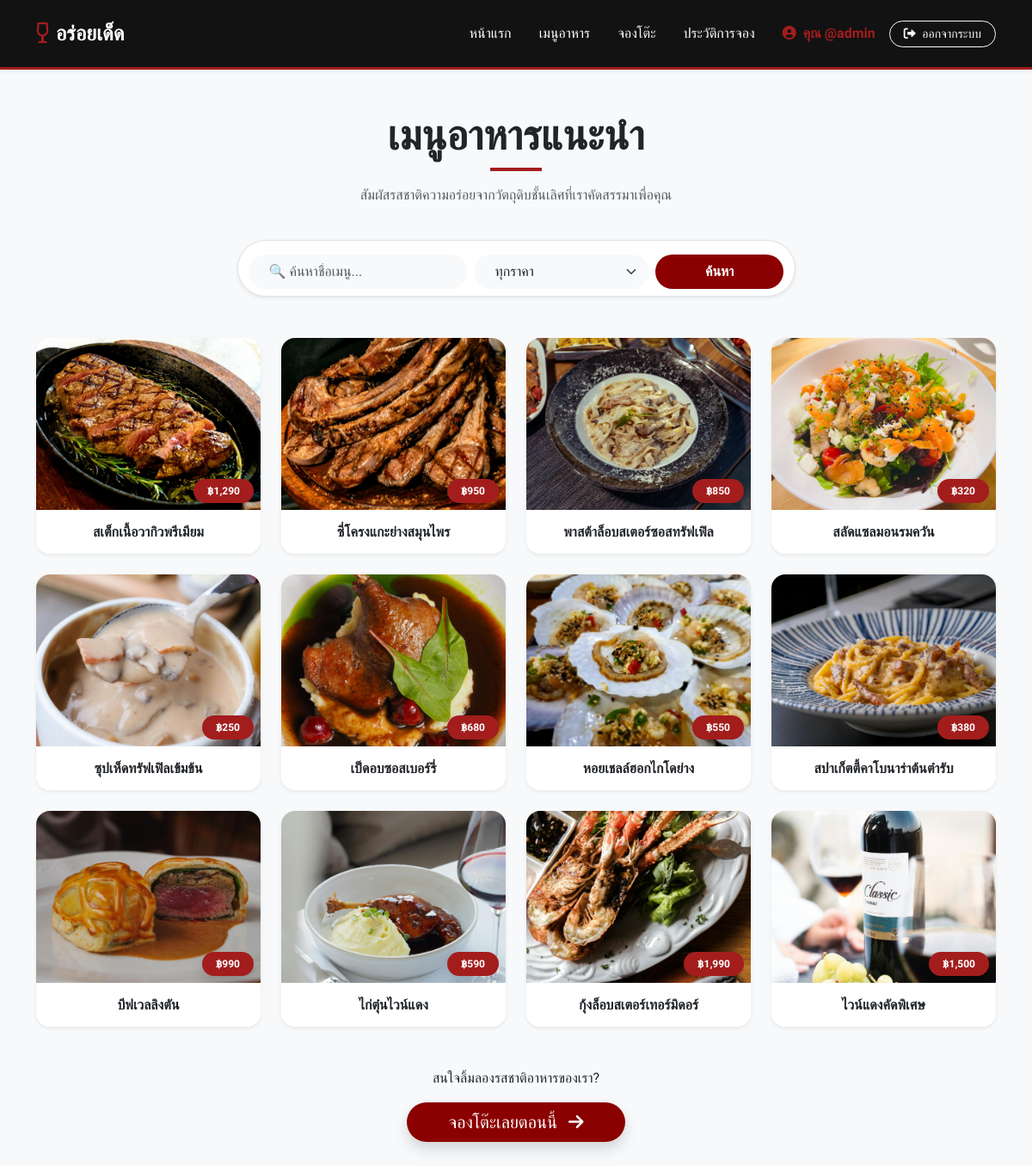
The page /menu/ (signed in) on the database its author committed.
### myapp/models.py (models this page shows, shortened)
class FoodMenu(models.Model):
    name = models.CharField(max_length=100, verbose_name="ชื่อเมนู")
    price = models.IntegerField(verbose_name="ราคา")
    image = models.ImageField(upload_to='menu_images/', blank=True, null=True, verbose_name="รูปภาพอาหาร")
    is_available = models.BooleanField(default=True, verbose_name="พร้อมขาย (มีของ)")

### myapp/views.py (the view)
# urls.py: path('menu/', views.menu, name='menu'),
def menu(request):
    search_query = request.GET.get('search', '')
    max_price = request.GET.get('max_price', '')
    food_items = FoodMenu.objects.filter(is_available=True).order_by('-id')
    if search_query:
        food_items = food_items.filter(name__icontains=search_query)
    if max_price:
        food_items = food_items.filter(price__lte=int(max_price))
    return render(request, 'menu.html', {
        'food_items': food_items,
        'search_query': search_query,
        'max_price': max_price
    })

### myapp/templates/menu.html (shortened to what this page needs)
{% extends 'base.html' %}
{% load static %}
{% load humanize %} {% block title %}เมนูอาหาร - ร้านอร่อยเด็ด{% endblock %}
{% block content %}
<div class="container py-5">
    <div class="text-center mb-5">
        <h2 class="fw-bold display-5">เมนูอาหารแนะนำ</h2>
        <div class="mx-auto bg-premium-red mb-3" style="height: 4px; width: 60px;"></div>
        <p class="text-muted">สัมผัสรสชาติความอร่อยจากวัตถุดิบชั้นเลิศที่เราคัดสรรมาเพื่อคุณ</p>
    </div>
    <div class="row justify-content-center mb-5">
        <div class="col-md-8 col-lg-7">
            <form method="GET" class="row g-2 justify-content-center bg-white p-2 rounded-pill shadow-sm border">
                <div class="col-md-5">
                    <input type="text" name="search" class="form-control rounded-pill border-0 bg-light px-4 py-2"
                           placeholder="🔍 ค้นหาชื่อเมนู..." value="{{ search_query }}">
                </div>
                <div class="col-md-4">
                    <select name="max_price" class="form-select rounded-pill border-0 bg-light px-4 py-2">
                        <option value="">ทุกราคา</option>
                    </select>
                </div>
                <div class="col-md-3">
                    <button type="submit" class="btn btn-premium-red w-100 rounded-pill py-2 fw-bold">
                        ค้นหา
                    </button>
                </div>
            </form>
        </div>
    </div>
    <div class="row g-4 justify-content-center">
        {% for item in food_items %}
        <div class="col-6 col-md-4 col-lg-3">
            <div class="card h-100 border-0 shadow-sm rounded-4 overflow-hidden menu-card">
                <div class="position-relative overflow-hidden" style="height: 200px;">
                    {% if item.image %}
                        <img src="{{ item.image.url }}" class="card-img-top w-100 h-100 object-fit-cover transition-zoom" alt="{{ item.name }}">
                    {% else %}
                        <div class="bg-light d-flex align-items-center justify-content-center text-muted w-100 h-100">
                            <i class="fas fa-image fa-2x"></i>
                        </div>
                    {% endif %}
                    <div class="position-absolute bottom-0 end-0 m-2">
                        <span class="badge bg-premium-red px-3 py-2 rounded-pill shadow">
                            ฿{{ item.price|intcomma }}
                        </span>
                    </div>
                </div>
                <div class="card-body text-center bg-white">
                    <h6 class="card-title fw-bold mb-0">{{ item.name }}</h6>
                </div>
            </div>
        </div>
        {% empty %}
        <div class="col-12 text-center py-5">
            <i class="fas fa-search fa-3x text-muted mb-3"></i>
            <h5 class="text-muted fw-bold">ไม่พบเมนูอาหารที่ตรงกับการค้นหา</h5>
            <a href="{% url 'menu' %}" class="btn btn-outline-dark rounded-pill mt-3 px-4">ดูเมนูทั้งหมด</a>
        </div>
        {% endfor %}
    </div>
    <div class="text-center mt-5">
        <p class="mb-3">สนใจลิ้มลองรสชาติอาหารของเรา?</p>
        <a href="{% url 'booking' %}" class="btn btn-premium-red btn-lg rounded-pill px-5 shadow">
            จองโต๊ะเลยตอนนี้ <i class="fas fa-arrow-right ms-2"></i>
        </a>
    </div>
</div>
{% endblock %}

### myapp/templates/base.html (shortened to what this page needs)
<!DOCTYPE html>
<html lang="th">
<head>
    <link href="https://cdn.jsdelivr.net/npm/bootstrap@5.3.0/dist/css/bootstrap.min.css" rel="stylesheet">
    <link href="https://cdnjs.cloudflare.com/ajax/libs/font-awesome/6.0.0/css/all.min.css" rel="stylesheet">
</head>
<body>
    <nav class="navbar navbar-expand-lg navbar-dark navbar-dark-premium shadow-sm py-3">
        <div class="container">
            <a class="navbar-brand fw-bold fs-4" href="{% url 'home' %}">
                <i class="fas fa-wine-glass-alt text-premium-red me-2"></i>อร่อยเด็ด
            </a>
            <div class="collapse navbar-collapse" id="navbarNav">
                <div class="navbar-nav ms-auto align-items-center">
                    <a class="nav-link text-white mx-2" href="{% url 'home' %}">หน้าแรก</a>
                    <a class="nav-link text-white mx-2" href="{% url 'menu' %}">เมนูอาหาร</a>
                    {% if user.is_authenticated %}
                        <a class="nav-link text-white mx-2" href="{% url 'booking' %}">จองโต๊ะ</a>
                        <a class="nav-link text-white mx-2" href="{% url 'my_bookings' %}">ประวัติการจอง</a>
                        <div class="d-flex align-items-center ms-lg-3">
                            <span class="fw-bold text-premium-red me-3">
                                <i class="fas fa-user-circle me-1"></i> คุณ {{ user.username }}
                            </span>
                            <form action="{% url 'logout' %}" method="post" class="m-0">
                                <button type="submit" class="btn btn-outline-light btn-sm rounded-pill px-3">
                                    <i class="fas fa-sign-out-alt me-1"></i> ออกจากระบบ
                                </button>
                            </form>
                        </div>
                    {% endif %}
                </div>
            </div>
        </div>
    </nav>
    {% block content %}
    {% endblock %}
</body>
</html>

### myapp/templates/base.html (style rules this page uses)
body { font-family: 'Prompt', sans-serif; background-color: #f8f9fa; }
.bg-premium-red { background-color: #A31D1D !important; }
.text-premium-red { color: #A31D1D !important; }
.btn-premium-red { background-color: #A31D1D; color: white; border: none; transition: all 0.3s ease; }
.navbar-dark-premium { background-color: #121212 !important; border-bottom: 3px solid #A31D1D; }

### myapp/templates/menu.html (style rules this page uses)
.menu-card { transition: transform 0.3s ease, box-shadow 0.3s ease; }
.transition-zoom { transition: transform 0.5s ease; }
.object-fit-cover { object-fit: cover; }
.bg-premium-red { background-color: #8b0000; color: white; }
.btn-premium-red { background-color: #8b0000; color: white; border: none; }

### rows shown on the page
FoodMenu: image (picture), price "1,290", name "สเต็กเนื้อวากิวพรีเมียม"
FoodMenu: image (picture), price "950", name "ซี่โครงแกะย่างสมุนไพร"
FoodMenu: image (picture), price "850", name "พาสต้าล็อบสเตอร์ซอสทรัฟเฟิล"
FoodMenu: image (picture), price "320", name "สลัดแซลมอนรมควัน"
FoodMenu: image (picture), price "250", name "ซุปเห็ดทรัฟเฟิลเข้มข้น"
FoodMenu: image (picture), price "680", name "เป็ดอบซอสเบอร์รี่"
FoodMenu: image (picture), price "550", name "หอยเชลล์ฮอกไกโดย่าง"
FoodMenu: image (picture), price "380", name "สปาเก็ตตี้คาโบนาร่าต้นตำรับ"
FoodMenu: image (picture), price "990", name "บีฟเวลลิงตัน"
FoodMenu: image (picture), price "590", name "ไก่ตุ๋นไวน์แดง"
FoodMenu: image (picture), price "1,990", name "กุ้งล็อบสเตอร์เทอร์มิดอร์"
FoodMenu: image (picture), price "1,500", name "ไวน์แดงคัดพิเศษ"

### other values the page prints
{{ user.username }} "@admin"
